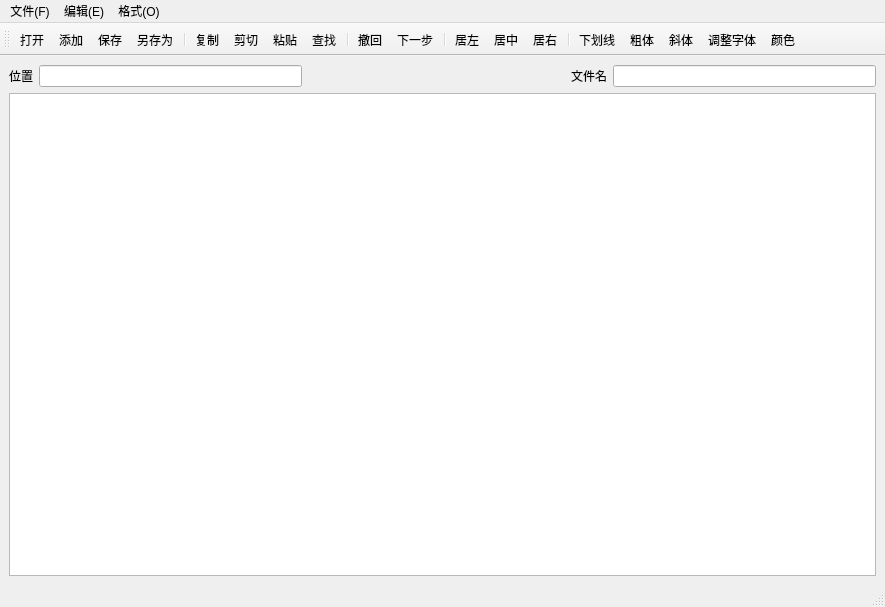
<?xml version="1.0" encoding="UTF-8"?>
<ui version="4.0">
 <class>MainWindow</class>
 <widget class="QMainWindow" name="MainWindow">
  <property name="geometry">
   <rect>
    <x>0</x>
    <y>0</y>
    <width>885</width>
    <height>607</height>
   </rect>
  </property>
  <property name="windowTitle">
   <string>MainWindow</string>
  </property>
  <property name="windowIcon">
   <iconset resource="res.qrc">
    <normaloff>:/new/prefix1/res/office.png</normaloff>:/new/prefix1/res/office.png</iconset>
  </property>
  <widget class="QWidget" name="centralwidget">
   <layout class="QVBoxLayout" name="verticalLayout">
    <item>
     <layout class="QHBoxLayout" name="horizontalLayout">
      <item>
       <widget class="QLabel" name="label_name">
        <property name="text">
         <string>位置</string>
        </property>
       </widget>
      </item>
      <item>
       <widget class="QLineEdit" name="lineEdit_pos"/>
      </item>
      <item>
       <spacer name="horizontalSpacer">
        <property name="orientation">
         <enum>Qt::Horizontal</enum>
        </property>
        <property name="sizeHint" stdset="0">
         <size>
          <width>40</width>
          <height>20</height>
         </size>
        </property>
       </spacer>
      </item>
      <item>
       <widget class="QLabel" name="label">
        <property name="text">
         <string>文件名</string>
        </property>
       </widget>
      </item>
      <item>
       <widget class="QLineEdit" name="lineEdit_name"/>
      </item>
     </layout>
    </item>
    <item>
     <widget class="QTextEdit" name="textEdit">
      <property name="font">
       <font>
        <pointsize>20</pointsize>
       </font>
      </property>
     </widget>
    </item>
   </layout>
  </widget>
  <widget class="QMenuBar" name="menubar">
   <property name="geometry">
    <rect>
     <x>0</x>
     <y>0</y>
     <width>885</width>
     <height>25</height>
    </rect>
   </property>
   <widget class="QMenu" name="menu_F">
    <property name="title">
     <string>文件(F)</string>
    </property>
    <addaction name="action_open"/>
    <addaction name="action_add"/>
    <addaction name="action_save"/>
    <addaction name="action_saveAs"/>
   </widget>
   <widget class="QMenu" name="menu_E">
    <property name="title">
     <string>编辑(E)</string>
    </property>
    <addaction name="action_copy"/>
    <addaction name="action_cut"/>
    <addaction name="action_paste"/>
    <addaction name="action_find"/>
    <addaction name="action_back"/>
    <addaction name="action_next"/>
   </widget>
   <widget class="QMenu" name="menu_O">
    <property name="title">
     <string>格式(O)</string>
    </property>
    <addaction name="action_atLeft"/>
    <addaction name="action_atMid"/>
    <addaction name="action_atRight"/>
    <addaction name="action_underLine"/>
    <addaction name="action_Bold"/>
    <addaction name="action_Ita"/>
    <addaction name="action_modify"/>
    <addaction name="action_color"/>
   </widget>
   <addaction name="menu_F"/>
   <addaction name="menu_E"/>
   <addaction name="menu_O"/>
  </widget>
  <widget class="QStatusBar" name="statusbar"/>
  <widget class="QToolBar" name="toolBar">
   <property name="windowTitle">
    <string>toolBar</string>
   </property>
   <attribute name="toolBarArea">
    <enum>TopToolBarArea</enum>
   </attribute>
   <attribute name="toolBarBreak">
    <bool>false</bool>
   </attribute>
   <addaction name="action_open"/>
   <addaction name="action_add"/>
   <addaction name="action_save"/>
   <addaction name="action_saveAs"/>
   <addaction name="separator"/>
   <addaction name="action_copy"/>
   <addaction name="action_cut"/>
   <addaction name="action_paste"/>
   <addaction name="action_find"/>
   <addaction name="separator"/>
   <addaction name="action_back"/>
   <addaction name="action_next"/>
   <addaction name="separator"/>
   <addaction name="action_atLeft"/>
   <addaction name="action_atMid"/>
   <addaction name="action_atRight"/>
   <addaction name="separator"/>
   <addaction name="action_underLine"/>
   <addaction name="action_Bold"/>
   <addaction name="action_Ita"/>
   <addaction name="action_modify"/>
   <addaction name="action_color"/>
  </widget>
  <action name="action_open">
   <property name="checkable">
    <bool>false</bool>
   </property>
   <property name="icon">
    <iconset resource="res.qrc">
     <normaloff>:/new/prefix1/res/FolderOpen.svg</normaloff>:/new/prefix1/res/FolderOpen.svg</iconset>
   </property>
   <property name="text">
    <string>打开</string>
   </property>
   <property name="toolTip">
    <string>打开</string>
   </property>
   <property name="menuRole">
    <enum>QAction::NoRole</enum>
   </property>
  </action>
  <action name="action_add">
   <property name="checkable">
    <bool>false</bool>
   </property>
   <property name="icon">
    <iconset resource="res.qrc">
     <normaloff>:/new/prefix1/res/DocumentAdd.svg</normaloff>:/new/prefix1/res/DocumentAdd.svg</iconset>
   </property>
   <property name="text">
    <string>添加</string>
   </property>
   <property name="menuRole">
    <enum>QAction::NoRole</enum>
   </property>
  </action>
  <action name="action_save">
   <property name="checkable">
    <bool>false</bool>
   </property>
   <property name="icon">
    <iconset resource="res.qrc">
     <normaloff>:/new/prefix1/res/Save.svg</normaloff>:/new/prefix1/res/Save.svg</iconset>
   </property>
   <property name="text">
    <string>保存</string>
   </property>
   <property name="menuRole">
    <enum>QAction::NoRole</enum>
   </property>
  </action>
  <action name="action_saveAs">
   <property name="checkable">
    <bool>false</bool>
   </property>
   <property name="icon">
    <iconset resource="res.qrc">
     <normaloff>:/new/prefix1/res/SaveAs.svg</normaloff>:/new/prefix1/res/SaveAs.svg</iconset>
   </property>
   <property name="text">
    <string>另存为</string>
   </property>
   <property name="menuRole">
    <enum>QAction::NoRole</enum>
   </property>
  </action>
  <action name="action_copy">
   <property name="checkable">
    <bool>false</bool>
   </property>
   <property name="icon">
    <iconset resource="res.qrc">
     <normaloff>:/new/prefix1/res/Duplicate.svg</normaloff>:/new/prefix1/res/Duplicate.svg</iconset>
   </property>
   <property name="text">
    <string>复制</string>
   </property>
   <property name="menuRole">
    <enum>QAction::NoRole</enum>
   </property>
  </action>
  <action name="action_cut">
   <property name="checkable">
    <bool>false</bool>
   </property>
   <property name="icon">
    <iconset resource="res.qrc">
     <normaloff>:/new/prefix1/res/Scissors.svg</normaloff>:/new/prefix1/res/Scissors.svg</iconset>
   </property>
   <property name="text">
    <string>剪切</string>
   </property>
   <property name="menuRole">
    <enum>QAction::NoRole</enum>
   </property>
  </action>
  <action name="action_paste">
   <property name="checkable">
    <bool>false</bool>
   </property>
   <property name="icon">
    <iconset resource="res.qrc">
     <normaloff>:/new/prefix1/res/paste.svg</normaloff>:/new/prefix1/res/paste.svg</iconset>
   </property>
   <property name="text">
    <string>粘贴</string>
   </property>
   <property name="menuRole">
    <enum>QAction::NoRole</enum>
   </property>
  </action>
  <action name="action_find">
   <property name="checkable">
    <bool>false</bool>
   </property>
   <property name="icon">
    <iconset resource="res.qrc">
     <normaloff>:/new/prefix1/res/DocumentSearch.svg</normaloff>:/new/prefix1/res/DocumentSearch.svg</iconset>
   </property>
   <property name="text">
    <string>查找</string>
   </property>
   <property name="menuRole">
    <enum>QAction::NoRole</enum>
   </property>
  </action>
  <action name="action_back">
   <property name="checkable">
    <bool>false</bool>
   </property>
   <property name="icon">
    <iconset resource="res.qrc">
     <normaloff>:/new/prefix1/res/pre.svg</normaloff>:/new/prefix1/res/pre.svg</iconset>
   </property>
   <property name="text">
    <string>撤回</string>
   </property>
   <property name="menuRole">
    <enum>QAction::NoRole</enum>
   </property>
  </action>
  <action name="action_next">
   <property name="checkable">
    <bool>false</bool>
   </property>
   <property name="icon">
    <iconset resource="res.qrc">
     <normaloff>:/new/prefix1/res/next.svg</normaloff>:/new/prefix1/res/next.svg</iconset>
   </property>
   <property name="text">
    <string>下一步</string>
   </property>
   <property name="menuRole">
    <enum>QAction::NoRole</enum>
   </property>
  </action>
  <action name="action_atLeft">
   <property name="checkable">
    <bool>true</bool>
   </property>
   <property name="icon">
    <iconset resource="res.qrc">
     <normaloff>:/new/prefix1/res/atLeft.svg</normaloff>:/new/prefix1/res/atLeft.svg</iconset>
   </property>
   <property name="text">
    <string>居左</string>
   </property>
   <property name="menuRole">
    <enum>QAction::NoRole</enum>
   </property>
  </action>
  <action name="action_atMid">
   <property name="checkable">
    <bool>true</bool>
   </property>
   <property name="icon">
    <iconset resource="res.qrc">
     <normaloff>:/new/prefix1/res/atMid.svg</normaloff>:/new/prefix1/res/atMid.svg</iconset>
   </property>
   <property name="text">
    <string>居中</string>
   </property>
   <property name="menuRole">
    <enum>QAction::NoRole</enum>
   </property>
  </action>
  <action name="action_atRight">
   <property name="checkable">
    <bool>true</bool>
   </property>
   <property name="icon">
    <iconset resource="res.qrc">
     <normaloff>:/new/prefix1/res/atright.svg</normaloff>:/new/prefix1/res/atright.svg</iconset>
   </property>
   <property name="text">
    <string>居右</string>
   </property>
   <property name="menuRole">
    <enum>QAction::NoRole</enum>
   </property>
  </action>
  <action name="action_underLine">
   <property name="checkable">
    <bool>true</bool>
   </property>
   <property name="icon">
    <iconset resource="res.qrc">
     <normaloff>:/new/prefix1/res/underline.svg</normaloff>:/new/prefix1/res/underline.svg</iconset>
   </property>
   <property name="text">
    <string>下划线</string>
   </property>
   <property name="menuRole">
    <enum>QAction::NoRole</enum>
   </property>
  </action>
  <action name="action_Bold">
   <property name="checkable">
    <bool>true</bool>
   </property>
   <property name="icon">
    <iconset resource="res.qrc">
     <normaloff>:/new/prefix1/res/B.svg</normaloff>:/new/prefix1/res/B.svg</iconset>
   </property>
   <property name="text">
    <string>粗体</string>
   </property>
   <property name="menuRole">
    <enum>QAction::NoRole</enum>
   </property>
  </action>
  <action name="action_Ita">
   <property name="checkable">
    <bool>true</bool>
   </property>
   <property name="icon">
    <iconset resource="res.qrc">
     <normaloff>:/new/prefix1/res/I.svg</normaloff>:/new/prefix1/res/I.svg</iconset>
   </property>
   <property name="text">
    <string>斜体</string>
   </property>
   <property name="menuRole">
    <enum>QAction::NoRole</enum>
   </property>
  </action>
  <action name="action_modify">
   <property name="checkable">
    <bool>false</bool>
   </property>
   <property name="icon">
    <iconset resource="res.qrc">
     <normaloff>:/new/prefix1/res/font.svg</normaloff>:/new/prefix1/res/font.svg</iconset>
   </property>
   <property name="text">
    <string>调整字体</string>
   </property>
   <property name="menuRole">
    <enum>QAction::NoRole</enum>
   </property>
  </action>
  <action name="action_color">
   <property name="icon">
    <iconset resource="res.qrc">
     <normaloff>:/new/prefix1/res/color.svg</normaloff>:/new/prefix1/res/color.svg</iconset>
   </property>
   <property name="text">
    <string>颜色</string>
   </property>
   <property name="menuRole">
    <enum>QAction::NoRole</enum>
   </property>
  </action>
 </widget>
 <resources>
  <include location="res.qrc"/>
 </resources>
 <connections/>
</ui>
